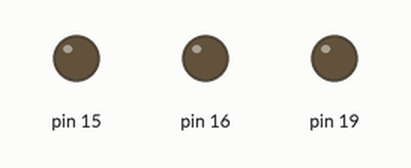
Recording of a sketch running on a simulated Arduino Uno, built with avr-gcc and run on an emulated ATmega328P. On the bench: output pins drawn as LEDs (lit = HIGH).

Above: at 1.3 s.
At 3.2 s:
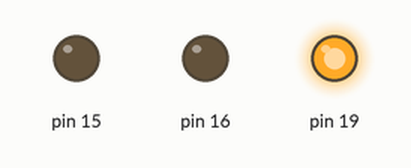
At 5.8 s:
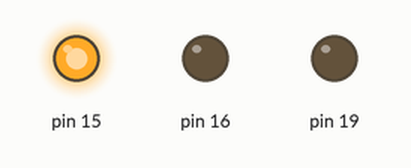
At 8.3 s:
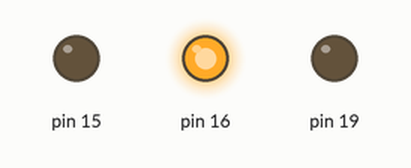
Timing chart, 0 to 10.0 s (numbered marks = the images above):
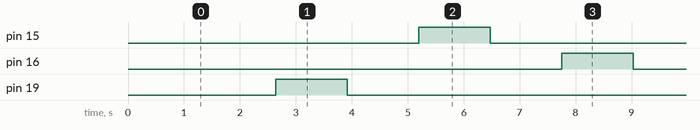

The sketch:

06_PMW_Led.ino
```cpp
unsigned long previousMillis1 = 0;
unsigned long previousMillis2 = 0;
unsigned long previousMillis3 = 0;

const long interval1 = 3000;  // 时间间隔1 (1秒)
const long interval2 = 3000;  // 时间间隔2 (2秒)
const long interval3 = 3000;  // 时间间隔3 (3秒)

void setup() {
  Serial.begin(115200);
  pinMode(15, OUTPUT);
  pinMode(16, OUTPUT);
  pinMode(19, OUTPUT);
}

void loop() {
  unsigned long currentMillis = millis();
  if (currentMillis - previousMillis1 >= interval1) {
    previousMillis1 = currentMillis;
    for (int i = 1; i < 255; i++) {
      analogWrite(15, i);
      delay(5);
    }

    for (int i = 255; i >= 0; i--) {
      analogWrite(15, i);
      delay(5);
    }
  }

  // 处理时间轴2
  if (currentMillis+500 - previousMillis2 >= interval2) {
    previousMillis2 = currentMillis;
    for (int i = 1; i < 255; i++) {
      analogWrite(16, i);
      delay(5);
    }

    for (int i = 255; i >= 0; i--) {
      analogWrite(16, i);
      delay(5);
    }
  }

  // 处理时间轴3
  if (currentMillis+1000 - previousMillis3 >= interval3) {
    previousMillis3 = currentMillis;
    for (int i = 1; i < 255; i++) {
      analogWrite(19, i);
      delay(5);
    }

    for (int i = 255; i >= 0; i--) {
      analogWrite(19, i);
      delay(5);
    }
  }

}
```

Measured:
- by itself, pin 15, pin 16, pin 19: alternates HIGH for 1.3 s and LOW for 6.4 s
- by itself, everything shown: repeats every 7.7 s, in 6 steps
